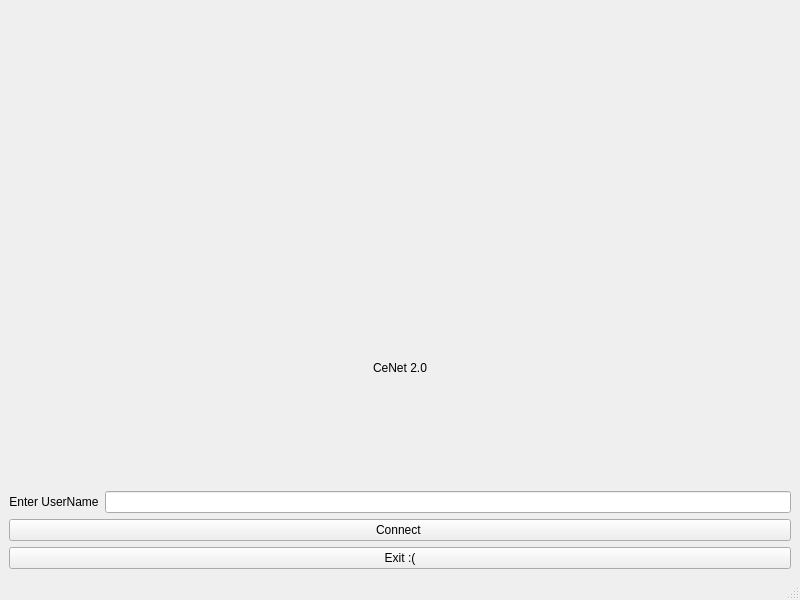
<?xml version="1.0" encoding="UTF-8"?>
<ui version="4.0">
 <class>regWin</class>
 <widget class="QMainWindow" name="regWin">
  <property name="geometry">
   <rect>
    <x>0</x>
    <y>0</y>
    <width>800</width>
    <height>600</height>
   </rect>
  </property>
  <property name="windowTitle">
   <string>CeNet 2.0 Registration</string>
  </property>
  <widget class="QWidget" name="centralwidget">
   <layout class="QGridLayout" name="gridLayout_3">
    <item row="0" column="0">
     <layout class="QGridLayout" name="gridLayout">
      <item row="1" column="0">
       <widget class="QLabel" name="appName">
        <property name="text">
         <string>CeNet 2.0</string>
        </property>
        <property name="alignment">
         <set>Qt::AlignCenter</set>
        </property>
       </widget>
      </item>
      <item row="0" column="0">
       <widget class="QLabel" name="serverStatus">
        <property name="text">
         <string/>
        </property>
        <property name="alignment">
         <set>Qt::AlignCenter</set>
        </property>
       </widget>
      </item>
     </layout>
    </item>
    <item row="1" column="0">
     <layout class="QHBoxLayout" name="horizontalLayout">
      <item>
       <widget class="QLabel" name="usernameLabel">
        <property name="text">
         <string>Enter UserName</string>
        </property>
        <property name="alignment">
         <set>Qt::AlignCenter</set>
        </property>
       </widget>
      </item>
      <item>
       <widget class="QLineEdit" name="userName">
        <property name="placeholderText">
         <string/>
        </property>
       </widget>
      </item>
     </layout>
    </item>
    <item row="2" column="0">
     <layout class="QVBoxLayout" name="verticalLayout">
      <item>
       <widget class="QPushButton" name="connectButton">
        <property name="text">
         <string>Connect </string>
        </property>
       </widget>
      </item>
      <item>
       <widget class="QPushButton" name="exitButton">
        <property name="text">
         <string>Exit :(</string>
        </property>
       </widget>
      </item>
     </layout>
    </item>
   </layout>
  </widget>
  <widget class="QMenuBar" name="menubar">
   <property name="geometry">
    <rect>
     <x>0</x>
     <y>0</y>
     <width>800</width>
     <height>19</height>
    </rect>
   </property>
  </widget>
  <widget class="QStatusBar" name="statusbar"/>
 </widget>
 <resources/>
 <connections>
  <connection>
   <sender>exitButton</sender>
   <signal>clicked()</signal>
   <receiver>regWin</receiver>
   <slot>close()</slot>
   <hints>
    <hint type="sourcelabel">
     <x>413</x>
     <y>513</y>
    </hint>
    <hint type="destinationlabel">
     <x>790</x>
     <y>-8</y>
    </hint>
   </hints>
  </connection>
  <connection>
   <sender>userName</sender>
   <signal>returnPressed()</signal>
   <receiver>connectButton</receiver>
   <slot>animateClick()</slot>
   <hints>
    <hint type="sourcelabel">
     <x>291</x>
     <y>297</y>
    </hint>
    <hint type="destinationlabel">
     <x>373</x>
     <y>445</y>
    </hint>
   </hints>
  </connection>
  <connection>
   <sender>userName</sender>
   <signal>returnPressed()</signal>
   <receiver>connectButton</receiver>
   <slot>click()</slot>
   <hints>
    <hint type="sourcelabel">
     <x>337</x>
     <y>304</y>
    </hint>
    <hint type="destinationlabel">
     <x>337</x>
     <y>455</y>
    </hint>
   </hints>
  </connection>
 </connections>
</ui>
